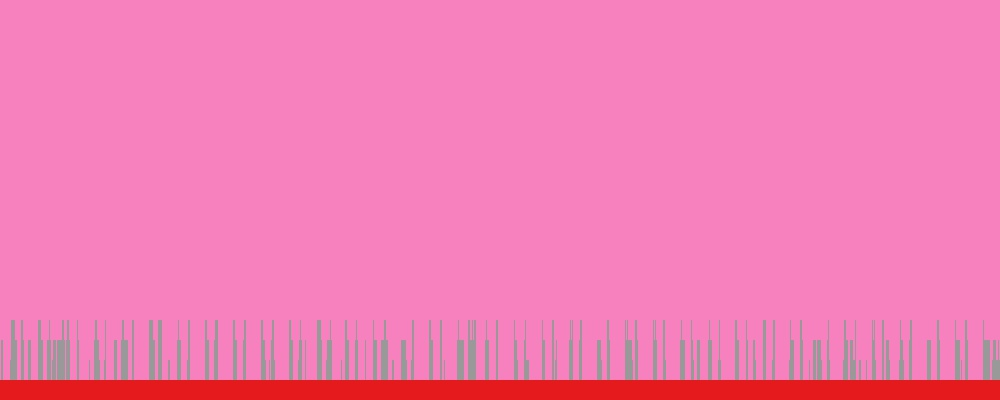

Write the Python code that produced this figure.
from __future__ import print_function
import os
import matplotlib
matplotlib.use('Agg') # No pictures displayed
import pylab
import librosa
import librosa.display
import numpy as np
from matplotlib import cm


fn_abnormal = '/Users/mohamedfawzy/Workspace/panotti/examples/physionet2016/training-a/a0059.wav'
fn_normal = '/Users/mohamedfawzy/Workspace/panotti/examples/physionet2016/training-a/a0050.wav'


# Generate mfccs from a time series

y, sr = librosa.load(fn_abnormal)
librosa.feature.mfcc(y=y, sr=sr)
# array([[ -5.229e+02,  -4.944e+02, ...,  -5.229e+02,  -5.229e+02],
# [  7.105e-15,   3.787e+01, ...,  -7.105e-15,  -7.105e-15],
# ...,
# [  1.066e-14,  -7.500e+00, ...,   1.421e-14,   1.421e-14],
# [  3.109e-14,  -5.058e+00, ...,   2.931e-14,   2.931e-14]])

# Use a pre-computed log-power Mel spectrogram

S = librosa.feature.melspectrogram(y=y, sr=sr, n_mels=128,
                                   fmax=8000)
librosa.feature.mfcc(S=librosa.power_to_db(S))
# array([[ -5.207e+02,  -4.898e+02, ...,  -5.207e+02,  -5.207e+02],
# [ -2.576e-14,   4.054e+01, ...,  -3.997e-14,  -3.997e-14],
# ...,
# [  7.105e-15,  -3.534e+00, ...,   0.000e+00,   0.000e+00],
# [  3.020e-14,  -2.613e+00, ...,   3.553e-14,   3.553e-14]])

# Get more components

mfccs = librosa.feature.mfcc(y=y, sr=sr, n_mfcc=40)

# Visualize the MFCC series


#librosa.display.specshow(mfccs, cmap='Set1',x_axis='time')
# Plotting the spectrogram and save as JPG without axes (just the image)
pylab.figure(figsize=(10, 4))
pylab.axis('off')
pylab.axes([0., 0., 1., 1.], frameon=False, xticks=[], yticks=[])  # Remove the white edge
librosa.display.specshow(mfccs, cmap='Set1')
pylab.savefig('test.jpg', bbox_inches=None, pad_inches=0)
pylab.close()